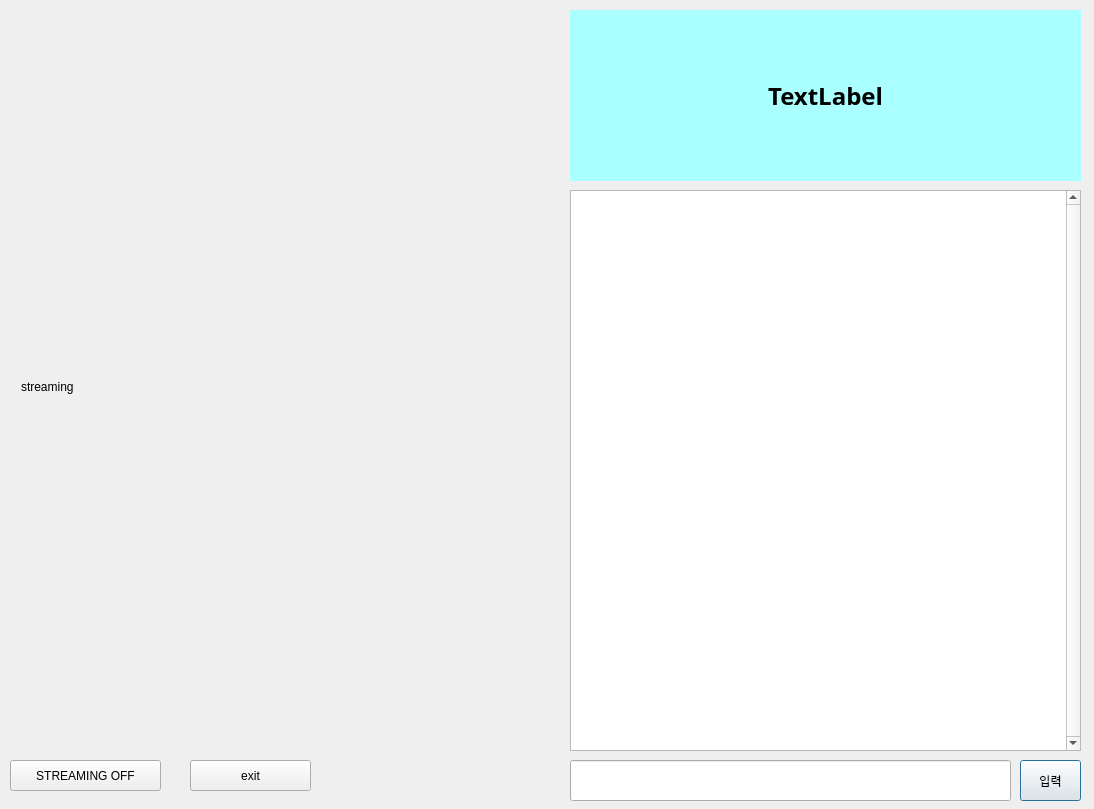
<?xml version="1.0" encoding="UTF-8"?>
<ui version="4.0">
 <class>Dialog</class>
 <widget class="QDialog" name="Dialog">
  <property name="geometry">
   <rect>
    <x>0</x>
    <y>0</y>
    <width>1094</width>
    <height>809</height>
   </rect>
  </property>
  <property name="windowTitle">
   <string>Dialog</string>
  </property>
  <property name="sizeGripEnabled">
   <bool>false</bool>
  </property>
  <widget class="QLabel" name="stream_screen">
   <property name="geometry">
    <rect>
     <x>21</x>
     <y>21</y>
     <width>541</width>
     <height>731</height>
    </rect>
   </property>
   <property name="text">
    <string>streaming</string>
   </property>
  </widget>
  <widget class="QLabel" name="donation_label">
   <property name="geometry">
    <rect>
     <x>570</x>
     <y>10</y>
     <width>511</width>
     <height>171</height>
    </rect>
   </property>
   <property name="font">
    <font>
     <family>맑은 고딕</family>
     <pointsize>18</pointsize>
     <weight>75</weight>
     <bold>true</bold>
    </font>
   </property>
   <property name="styleSheet">
    <string notr="true">background-color: rgb(170, 255, 255);</string>
   </property>
   <property name="text">
    <string>TextLabel</string>
   </property>
   <property name="alignment">
    <set>Qt::AlignCenter</set>
   </property>
   <property name="wordWrap">
    <bool>true</bool>
   </property>
  </widget>
  <widget class="QLineEdit" name="chat_input">
   <property name="geometry">
    <rect>
     <x>570</x>
     <y>760</y>
     <width>441</width>
     <height>41</height>
    </rect>
   </property>
  </widget>
  <widget class="QTextEdit" name="chatbox">
   <property name="geometry">
    <rect>
     <x>570</x>
     <y>190</y>
     <width>511</width>
     <height>561</height>
    </rect>
   </property>
   <property name="verticalScrollBarPolicy">
    <enum>Qt::ScrollBarAlwaysOn</enum>
   </property>
  </widget>
  <widget class="QPushButton" name="chat_btn">
   <property name="geometry">
    <rect>
     <x>1020</x>
     <y>760</y>
     <width>61</width>
     <height>41</height>
    </rect>
   </property>
   <property name="text">
    <string>입력</string>
   </property>
  </widget>
  <widget class="QPushButton" name="on_air">
   <property name="geometry">
    <rect>
     <x>10</x>
     <y>760</y>
     <width>151</width>
     <height>31</height>
    </rect>
   </property>
   <property name="text">
    <string>STREAMING OFF</string>
   </property>
  </widget>
  <widget class="QPushButton" name="close_btn">
   <property name="geometry">
    <rect>
     <x>190</x>
     <y>760</y>
     <width>121</width>
     <height>31</height>
    </rect>
   </property>
   <property name="text">
    <string>exit</string>
   </property>
  </widget>
 </widget>
 <resources/>
 <connections/>
</ui>
